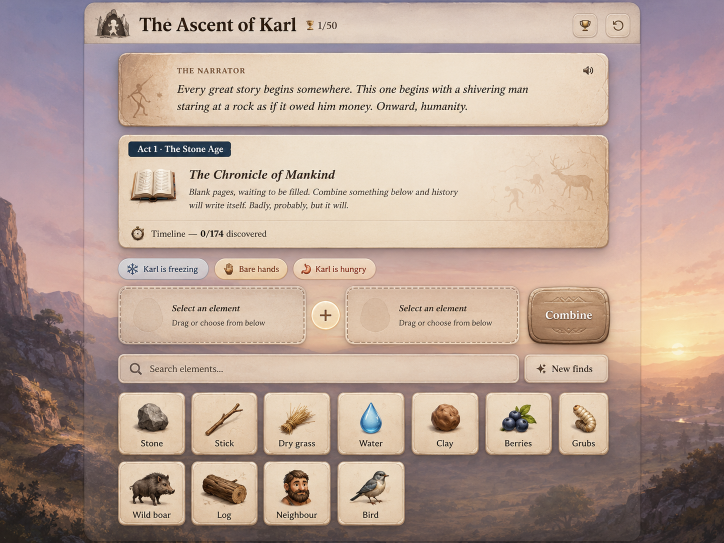
#> input picture docs/design/reference/target-2026-08-11.webp, 1448 x 1086 px (shown at 1/2 size)
$ python build_problem_icons.py
#> lines starting #> are read from the running program, lines starting #| are printed output that depends on the picture
"""Skærer problemknappernes ikoner ud af referencen.

chips stod på 0,833 med struktur 0,559. Udsnittet ved 2x viste hvorfor:
vores tre ikoner er emoji tegnet af systemskrifttypen — blege, flade og i
ét tilfælde direkte forkerte (vi viste en kølle, referencen viser en mave).
Referencens er malede, med skygge og volumen.

Baggrunden er forskellig for hver knap (kulde er blågrå, værktøj cremet,
sult lyserød), så papirfarven tages per vindue, ikke én gang for alle.
"""

from __future__ import annotations

import json
from pathlib import Path

import numpy as np
from PIL import Image

ROOT = Path(__file__).resolve().parents[2]
REF = ROOT / "docs/design/reference/target-2026-08-11.webp"
OUT = ROOT / "src/assets/art/problems"

# Vinduer med luft; bboxen findes af tærsklen. Nøglen er problemets id i
# content/acts/act-1.json, så glyphen kan slås op direkte.
CUTS = {
    "kulde": (251, 520, 285, 551),
    "vaerktoej": (439, 520, 473, 551),
    "sult": (595, 520, 629, 551),
}
FLOOR = 30
CROP_FLOOR = 60
SPAN = 120
SCALE = 3


def main() -> None:
    ref = np.asarray(Image.open(REF).convert("RGB"))
#> ref is the input picture: shape (1086, 1448, 3); mean R, G, B 183.9, 161.4, 149.3
    OUT.mkdir(parents=True, exist_ok=True)
    sizes: dict[str, list[int]] = {}
    for name, (x0, y0, x1, y1) in CUTS.items():
        src = ref[y0:y1, x0:x1].astype(float)
        paper = np.median(src.reshape(-1, 3), axis=0)
        dist = np.abs(src - paper).sum(axis=2)

        ys, xs = np.where(dist > CROP_FLOOR)
        if not len(ys):
            raise SystemExit(f"{name}: intet fundet — vinduet rammer forbi")
        sl = (slice(ys.min(), ys.max() + 1), slice(xs.min(), xs.max() + 1))
        src, dist = src[sl], dist[sl]

        alpha = np.clip((dist - FLOOR) / SPAN, 0, 1)
        img = Image.fromarray(np.dstack([src, alpha * 255]).astype(np.uint8))
        img = img.resize((img.width * SCALE, img.height * SCALE), Image.LANCZOS)
        img.save(OUT / f"{name}.webp", lossless=True, quality=100)
        # Referencens egen størrelse, ikke filens. De tre ikoner er IKKE lige
        # store i referencen, og en fælles højde i CSS ville presse dem til
        # samme mål. Derfor skrives målene ud og sættes som width/height.
        sizes[name] = [img.width // SCALE, img.height // SCALE]
        print(f"{name}.webp {img.width}x{img.height} · papir {paper.astype(int)}")
#> this loop made 3 passes
#> paper on passes 1 to 3: [209, 207, 210], [233, 208, 176], [235, 211, 187]
#| kulde.webp 69x72 · papir [209 207 210]
#| vaerktoej.webp 81x90 · papir [233 208 176]
#| sult.webp 84x87 · papir [235 211 187]
#> pass 1, in main, `src = ref[y0:y1, x0:x1].astype(float)`:
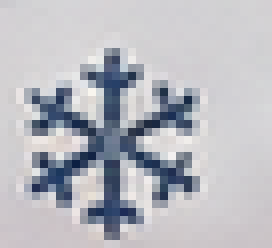
#> src: shape (31, 34, 3) float64 (shown 8 times larger); mean R, G, B 184.3, 185.2, 191.8
#> pass 1, in main, `dist = np.abs(src - paper).sum(axis=2)`:
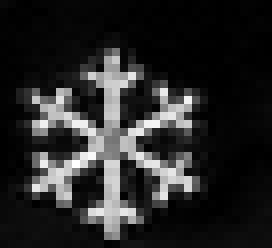
#> dist: shape (31, 34) float64 (shown 8 times larger); min 0, max 517, mean 80.2; drawn with min black and max white
#> pass 1, in main, `src, dist = src[sl], dist[sl]`:
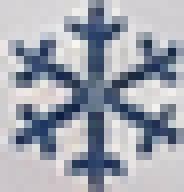
#> src: shape (24, 23, 3) float64 (shown 8 times larger); mean R, G, B 161.4, 165.2, 175.4
#> pass 1, in main, `src, dist = src[sl], dist[sl]`:
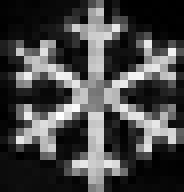
#> dist: shape (24, 23) float64 (shown 8 times larger); min 0, max 517, mean 144.1; drawn with min black and max white
#> after the loop:
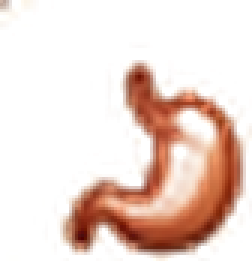
#> img: PIL image 84x87 RGBA (shown 3 times larger); mean R, G, B, A 88.6, 62.4, 50.4, 67; transparent parts drawn white
#> after the loop, sizes = {'kulde': [23, 24], 'vaerktoej': [27, 30], 'sult': [28, 29]}

    (OUT / "sizes.json").write_text(
        json.dumps(sizes, indent=2, sort_keys=True) + "\n", encoding="utf-8"
    )
    print(f"sizes.json {sizes}")
#| sizes.json {'kulde': [23, 24], 'vaerktoej': [27, 30], 'sult': [28, 29]}


if __name__ == "__main__":
    main()
